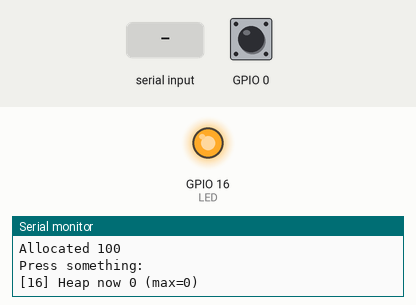
This sketch was run on a simulated ESP8266 (NodeMCU). Parts: output pins drawn as LEDs (lit = HIGH), the last lines printed to the serial monitor. Inputs (shaded band) come from the test bench; at power-on: GPIO 0 HIGH.

Above: at 2.2 s.
2.3 s: "X\n" received over Serial
3.8 s: GPIO 0 pulled LOW for 0.15 s
At 3.87 s:
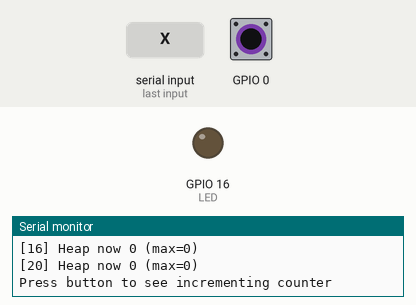
5.4 s: GPIO 0 pulled LOW for 3.2 s
At 9.4 s:
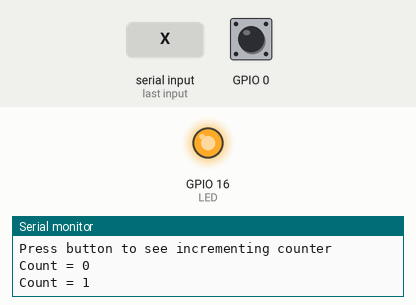
Timing chart, 0 to 10.9 s (numbered marks = the images above; inputs shaded):
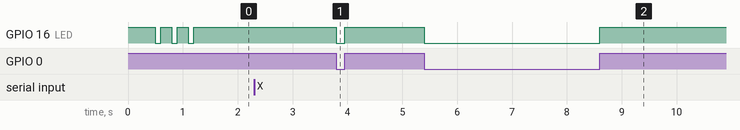

The sketch:

cpuClass.ino
```cpp
#include <ESP8266WiFi.h>
#include "cpuClass.h" 	// this includes Arduino.h
#define TEST1

#ifdef TEST1
//COUT print

void setup()
{
    cpu.init();
    PF( "[%d] Heap now %ld (max=%ld)\r\n", __LINE__, cpu.heapUsedNow(), cpu.heapUsedMax() );
    for(;;)
    {
        Buf s(100);
        cpu.prompt( "Press something: ", s.pntr, 80 );
        PF( "[%d] Heap now %d (max=%d)\r\n", __LINE__, cpu.heapUsedNow(), cpu.heapUsedMax() );
        if( *s.pntr == 'X' )
            break;
    }
    PF( "[%d] Heap now %ld (max=%ld)\r\n", __LINE__, cpu.heapUsedNow(), cpu.heapUsedMax() );
    //s.free();
    //PF( "[%d] Heap now %ld (max=%ld)\r\n", __LINE__, cpu.heapUsedNow(), cpu.heapUsedMax() );

//    print|  "you entered:" | s |"";
//    print|  "this loop:" | 10 | "variable:" | 2.34 |"";
//    print| "Multiple" | "words" | "testing" |"";
//    print|  10 | 2.34 | 30 | "";
//    print| "value 1:" | 10 |", Value2:"| 20 | ", Value3:"| 20.34 | "";

    PR("Press button to see incrementing counter");
}

static int count=0;
void loop()
{
    if( cpu.buttonPressed() )
        PF( "Count = %d\r\n", count++ );
    if( count > 10 )
        cpu.die("happy!");
    yield();
}
#endif

#ifdef TEST3
char buf[80];
int loopmax=10;

void setup()
{
  cpu.init();

//  cpu.prompt("Enter number of loops before assert: ", buf, sizeof(buf) );
//  loopmax = atoi( buf );

  loopmax = atoi( cpu.prompt("Enter number of loops before assert: " ));

  cpu.print("You entered %d. Starting Main Loop", loopmax );
  cpu.heapPrint("Heap in #1");
  char *test=new char[1000];
  cpu.heapPrint("Heap in #2");
}

int i=0;

void loop()
{
  cpu.led( BLINK, 2 );
  cpu.print("count = %d", i++ );
  PN( "Same as before = %d", i );

  cpu.heapUpdate();
  if( cpu.button() )
  {
    char *test=new char[100];
    cpu.print("Pressed");
    cpu.heapPrint("Heap in #3");
  }
  ASSERT( i<loopmax );
  delay(2000);
}
#endif
```

cpuClass.cpp
```cpp
#include <ESP8266WiFi.h>
#include "cpuClass.h"

CPU cpu;

void die( const char *s1, const char *s2, int s3, const char *s4 )
{
// Serial.printf( "ASSERT(%s) in %s, line %d of %s\r\n", s1, s2, s3, s4 );
    PF( "ASSERT(%s), line %d of %s\r\n", s1, s3, s4 );
  bool flip;
  for(;;)
  {
   digitalWrite( LED, flip );
   if( flip ) flip=false; else flip=true;
   //ESP.wdtDisable();
   //ESP.wdtFeed();
   yield();
   delay(200);
  }
}
```

cpuClass.h
```cpp
    #ifndef CPUCLASS_H
    #define CPUCLASS_H

    #include <ESP8266WiFi.h>

    #define ASSERT(e) if( !(e) ) die( #e, "",__LINE__,__FILE__ )
    void die( const char *s1, const char *s2, int s3, const char *s4 );

/*--------------------------------------------------------------------------
##                  Frequent Macros

- **ASSERT(condition)** aborts if not true
- **PR( text )** prints text with CRLF at the end
- **PN( text )** prints text as is
- **PF( format, ...)** same as printf()

---------------------------------------------------------------------------- */

    #define PN(A)   Serial.print(A)
    #define PR(A)   Serial.println(A)
    #define PF      Serial.printf    	// use this for best WEB IDE compatibility

    enum reset_t
    {
      AUTO_RESET = true,
      NO_RESET   = false
    };

#define NEGATIVE_LOGIC 0x8000

enum onoff_t
{
  ON = 1,
  OFF = 0,
  BLINK = 2
};
typedef unsigned long ulong;

// -------------- HARDWARE DEFINITIONS --------------------------

    #define LED             16       // PIN1 D0 GPIO16    NEGATIVE LOGIC
    #define BUTTON           0       // PIN4 D3 GPIO0 (also push-button)

/* --------------------------------------------------------------------------------
##                 CPU Class

- **CPU cpu** class allocation
- **cpu.init( baud, led, button )** initialzies serial port
- **cpu.led( BLINK|ON|OFF, times)** controls the LED
- **cpu.button()** true or false depending if button is pressed
- **cpu.buttonPressed()** true if pressed; waits until released
- **cpu.prompt()** prints a prompt and waits for string response
- .
- **cpu.heapUpdate()** updates heap max
- **cpu.heapUsedNow()** indicates amount of heap used
- **cpu.heapUsedMax()** indicates max amount of heap used

-------------------------------------------------------------------------------- */

    class CPU     // generic to any Node CPU
    {
      int  ledpin;      // top bit is 1 if negative logic
      int  btnpin;

      uint32_t heapref;     // heapsize after init();
      uint32_t heapused, heapmax;

      public:
        void init(  int baud=115200, int ledp=LED+NEGATIVE_LOGIC, int button=BUTTON+NEGATIVE_LOGIC ) {
          ledpin   = ledp;
          pinMode( ledpin&0x7FFF, OUTPUT);

          btnpin = button;
          pinMode( btnpin&0x7FFF, (btnpin & NEGATIVE_LOGIC) ? INPUT_PULLUP : INPUT );

          led( OFF );
          Serial.begin( baud );
          delay( 500 );
          blink(3);
          PR("\r\nCPU initialized");
          heapref = ESP.getFreeHeap();
          heapmax = 0;
        }
        void blink( int times )
        {
          for( int i=0; i<times; i++ )
          {
            digitalWrite( ledpin&0x7FFF, (ledpin & NEGATIVE_LOGIC) ? OFF: ON );
            delay(100);
            digitalWrite( ledpin&0x7FFF, (ledpin & NEGATIVE_LOGIC) ? ON: OFF );
            delay(200);
          }
        }
        void led( onoff_t onoff, int times=1 ) // defines a led
        {
          if( onoff == 2 )
            blink( times );
          else // onoff is either 0 or 1
            digitalWrite( ledpin&0x7FFF, (ledpin & NEGATIVE_LOGIC) ? !onoff: onoff );
        }
        bool button()
        {
          return (btnpin & NEGATIVE_LOGIC) ? !digitalRead( btnpin&0x7FFF ) : digitalRead( btnpin&0x7FFF );
        }
        bool buttonPressed()     // true if button is pressed and released
        {
            static bool justpressed = false;
            if( !justpressed )
            {
                if( button() )
                {
                    led( ON );
                    justpressed = true;
                }
                return false;
            }
            else // if( justpressed )
            {
                if( button() )  // continuing pressed
                    return false;
                justpressed = false;
                led( OFF );
                return true;        // released
            }
        }
        void die( char *prompt="Dead!", int times=1 )
        {
          PF( "%s Heap used=%d (max used=%d)\r\n", prompt, heapUsedNow(), heapUsedMax() );
          for(;;)
          {
            blink( times );
            delay( 500 );
          }
        }
    	char *prompt( char *prmpt, char *buf=NULL, int siz=0 )
        {
            if( prmpt ) PF( "%s", prmpt );
            Serial.setTimeout( -1 );

            static char temp[32];
            if( buf==NULL )
            {
                buf = temp;
                siz = sizeof( temp );
            }
            size_t n = Serial.readBytesUntil( '\r', buf, (size_t) siz );
            buf[n] = 0;
            PR("");
            return buf;
        }
        void heapUpdate()
        {
          uint32_t heapnow = ESP.getFreeHeap();     // heap will decrease as used
          heapused = heapref - heapnow;
          if( heapused > heapmax )
            heapmax = heapused;
        }
        uint32_t heapUsedMax()
        {
          heapUpdate();
          return heapmax;
        }
        uint32_t heapUsedNow()
        {
          heapUpdate();
          return heapused;
        }
    };
/* --------------------------------------------------------------------------------
##                 Buffer Class

- **Buf s(size)** to declare a new buffer area. **size** defaults to 80 characters
- **s.pntr** to access the allocated buffer. Same is **!s**. Same as **s.c_str()**
- **s.free()** to free this buffer
- **s.length()** same as strlen( !s )
- **s.maxsiz** max size of allocated buffer
- **s.clear()** zero's contents
- .
- **s=string** sets s equal to **string**
- **s+=string** appends **string**
- **s.set( format, ...)** formats and sets contents
- **s.add( format, ... )** formats and adds contents
- **s.print()** prints current buffer. Analogous to PN()

-------------------------------------------------------------------------------- */

    class Buf
    {
      public:
        char *pntr;
        int maxsiz;

        Buf( int siz=64)
        {
            pntr = new char[siz];
            PF("Allocated %d\r\n", siz );
            maxsiz = siz;
        }
        ~Buf()
        {
            if( pntr )
            {
                delete [] pntr;
                pntr = NULL;
            }
            maxsiz = 0;
        }
        void init()
        {
            if( pntr )
                *pntr = 0;
        }
        void free()
        {
            if( pntr )
            {
                delete [] pntr;
                pntr = NULL;
            }
            maxsiz = 0;
        }
        Buf & operator = ( char *s )
        {
            if( pntr )
                strcpy( pntr, (const char*)s );
            return *this;
        }
        Buf & operator += ( char *s )
        {
            if( pntr )
                strcat( pntr, (const char*)s );
            return *this;
        }
        char *set( const char *format, ... )
        {
            if( pntr )
            {
                va_list args;
                va_start (args, format );
                char *p = pntr;             // where to store new data
                int avail = maxsiz - 1;
                vsnprintf(p, avail, format, args);
                va_end( args );
            }
            return pntr;
        }
        char *add( const char *format, ... )
        {
            if( pntr )
            {
                va_list args;
                va_start (args, format );
                char *p = pntr + strlen( pntr );    // where to store new data
                int avail = maxsiz - 1 - strlen( pntr );
                vsnprintf(p, avail, format, args);
                va_end( args );
            }
            return pntr;
        }
        void print()
        {
            if( pntr )
                PN( pntr );
        }
        char * operator ! ()    // pointer to buffer
        {
            return pntr;
        }
        char *c_str()
        {
            return pntr;
        }
        int length()
        {
            return strlen( pntr );
        }
    };

/* --------------------------------------------------------------------------------
##                 Console Pipe

- **COUT P** to allocate a new pipe stream
- **P | ""** streams CR/LF at the end of a stream
- **P | "literal" | ""** streams literal with space before, unless 1st
- **P | 10 | ""** streams integer with space before
- **P | 1.23 | ""** streams float with space before
- **P | c | ""** streams character in HEX with space before

-------------------------------------------------------------------------------- */

    class COUT
    {
        char format[8];
        char *cr="\r\n";
        bool cont;

    public:
        COUT( const char *fo=" %.3f" )
        {
            strcpy( format, fo);
            cont = false;
        }
        COUT & operator | ( double x )
        {
            PF( format, x );
            cont = true;
            return *this;
        }
        COUT & operator | ( int x )
        {
            PF( " %d", x );
            cont = true;
            return *this;
        }
        COUT & operator | (char *s)
        {
            if(*s==0)
            {
                PF( cr );
                cont = false;
                return *this;
            }
            if(*s==',')
            {
                PF( "%s", s );
            }
            else
            {
                if( cont )
                    PF(" %s",  s );
                else
                    PF( "%s", s );
            }
            cont = true;
            return *this;
         }
        COUT & operator | ( byte c )
        {
            PF(" %02X",  (int)c );
            cont = true;
            return *this;
        }
    };

extern CPU cpu;
#endif
```

Measured:
- after the input at 3.8 s, GPIO 16 (LED): HIGH → LOW at once, → HIGH 0.15 s later
- after the input at 5.4 s, GPIO 16 (LED): HIGH → LOW at once, → HIGH 3.2 s later
